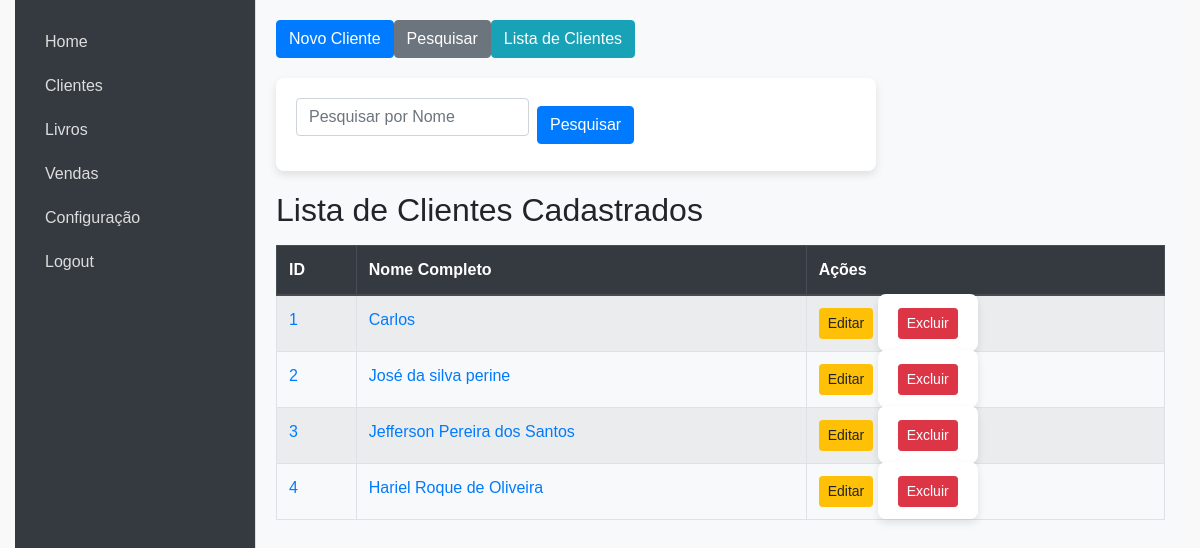
Screenshot of /clientes with the database file from the repository.
### models.py (models this page shows)
class Cliente(db.Model):
    id = db.Column(db.Integer, primary_key=True)
    nome_completo = db.Column(db.String(100), nullable=False)
    data_nascimento = db.Column(db.String(10), nullable=False)
    identidade = db.Column(db.String(50), nullable=False)
    telefone = db.Column(db.String(20), nullable=False)  # Coluna telefone
    email = db.Column(db.String(100), nullable=False)
    rua = db.Column(db.String(100), nullable=False)  # Coluna rua
    cep = db.Column(db.String(9), nullable=False)
    bairro = db.Column(db.String(100), nullable=False)  # Coluna bairro
    cidade = db.Column(db.String(50), nullable=False)
    profissao = db.Column(db.String(50), nullable=False)
    escolaridade = db.Column(db.String(50), nullable=False)
    data_cadastro = db.Column(db.DateTime, default=datetime.utcnow)

### app.py (the view)
@app.route('/clientes', methods=['GET', 'POST'])
def clientes():
    if request.method == 'POST':
        nome_completo = request.form['nome_completo']
        data_nascimento = request.form['data_nascimento']
        identidade = request.form['identidade']
        telefone = request.form['telefone']
        email = request.form['email']
        rua = request.form['rua']
        cep = request.form['cep']  # Adicionando o campo 'cep'
        bairro = request.form['bairro']
        cidade = request.form['cidade']
        profissao = request.form['profissao']
        escolaridade = request.form['escolaridade']
        novo_cliente = Cliente(
            nome_completo=nome_completo,
            data_nascimento=data_nascimento,
            identidade=identidade,
            telefone=telefone,
            email=email,
            rua=rua,
            cep=cep,  # Salvando o 'cep' no banco de dados
            bairro=bairro,
            cidade=cidade,
            profissao=profissao,
            escolaridade=escolaridade
        )
        try:
            db.session.add(novo_cliente)
            db.session.commit()
            flash('Cliente cadastrado com sucesso!')
            return redirect(url_for('clientes'))
        except Exception as e:
            db.session.rollback()
            flash(f'Erro ao cadastrar cliente: {str(e)}')
            return redirect(url_for('clientes'))
    else:
        nome = request.args.get('nome', '')
        if nome:
            clientes = Cliente.query.filter(Cliente.nome_completo.ilike(f'%{nome}%')).all()
        else:
            clientes = Cliente.query.all()
    return render_template('clientes.html', clientes=clientes, filter_name=nome)

### templates/clientes.html (shortened to what this page needs)
{% extends "index.html" %}
{% block content %}
    <div class="top-menu mb-3 d-flex gap-2">
        <button class="btn btn-primary" onclick="window.location.href='{{ url_for('novo_cliente') }}'">Novo Cliente</button>
        <button id="showPesquisarButton" class="btn btn-secondary" onclick="togglePesquisar()">Pesquisar</button>
        <button class="btn btn-info" onclick="window.location.href='{{ url_for('clientes') }}'">Lista de Clientes</button>
    </div>
    <div id="pesquisarForm" class="hidden mb-3">
        <form action="{{ url_for('clientes') }}" method="GET" class="form-inline">
            <input type="text" class="form-control mr-2" name="nome" placeholder="Pesquisar por Nome" value="{{ request.args.get('nome', '') }}">
            <button type="submit" class="btn btn-primary">Pesquisar</button>
        </form>
    </div>
    <h2>Lista de Clientes Cadastrados</h2>
    <table class="table table-striped table-bordered mt-3">
        <thead class="thead-dark">
            <tr>
                <th>ID</th>
                <th>Nome Completo</th>
                <th>Ações</th>
            </tr>
        </thead>
        <tbody>
            {% for cliente in clientes %}
            <tr>
                <td><a href="{{ url_for('visualizar_cliente', id=cliente.id) }}" target="_blank">{{ cliente.id }}</a></td>
                <td><a href="{{ url_for('visualizar_cliente', id=cliente.id) }}" target="_blank">{{ cliente.nome_completo }}</a></td>
                <td>
                    <a href="{{ url_for('editar_cliente', id=cliente.id) }}" class="btn btn-sm btn-warning">Editar</a>
                    <form action="{{ url_for('deletar_cliente', id=cliente.id) }}" method="POST" style="display:inline;">
                        <button type="submit" class="btn btn-sm btn-danger" onclick="return confirmarExclusao()">Excluir</button>
                    </form>
                </td>
            </tr>
            {% endfor %}
        </tbody>
    </table>
{% endblock %}

### static/style.css (style rules this page uses)
* { margin: 0; padding: 0; box-sizing: border-box; }
body { font-family: Arial, sans-serif; background-color: #f9f9f9; height: 100vh; display: flex; }
form { margin: 20px 0; display: flex; flex-direction: column; width: 100%; max-width: 600px; background-color: #fff; padding: 20px; border-radius: 8px; box-shadow: 0 4px 8px rgba(0, 0, 0, 0.1); }
form input, form select { margin-bottom: 15px; padding: 10px; font-size: 14px; border: 1px solid #ddd; border-radius: 4px; width: 100%; }
form button { padding: 10px; background-color: #333; color: #fff; border: none; border-radius: 4px; font-size: 16px; cursor: pointer; }
table { width: 100%; border-collapse: collapse; margin-top: 20px; }
table th, table td { border: 1px solid #ddd; padding: 10px; text-align: left; }
table th { background-color: #f4f4f4; color: #333; }

### rows the page displays
Cliente: id "1", nome_completo "Carlos"
Cliente: id "2", nome_completo "José da silva perine"
Cliente: id "3", nome_completo "Jefferson Pereira dos Santos"
Cliente: id "4", nome_completo "Hariel Roque de Oliveira"
